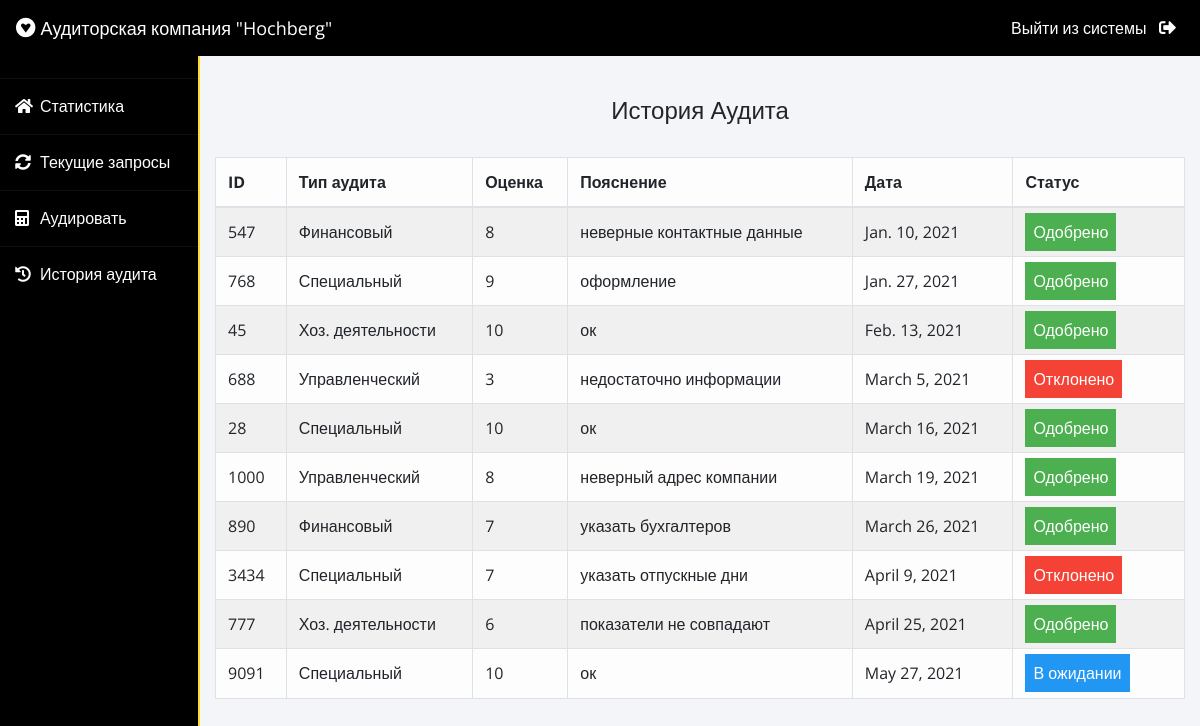
Screenshot of /auditor/audition-history (signed in) with the database file from the repository.
### auditor/models.py (models this page shows, shortened)
class DocsAudit(models.Model):
    auditor=models.ForeignKey(Auditor,on_delete=models.CASCADE)
    info=models.CharField(max_length=100,default="Nothing")
    id_doc=models.PositiveIntegerField()
    docsgroup=models.CharField(max_length=20)
    unit=models.PositiveIntegerField(default=0)
    status=models.CharField(max_length=20,default="Pending")
    date=models.DateField(auto_now=True)

### auditor/views.py (the view)
# urls.py: path('audition-history', views.audition_history_view,name='audition-history'),
def audition_history_view(request):
    auditor= models.Auditor.objects.get(user_id=request.user.id)
    auditions=models.DocsAudit.objects.all().filter(auditor=auditor)
    return render(request,'auditor/audition_history.html',{'auditions':auditions})

### templates/auditor/audition_history.html (shortened to what this page needs)
{% extends 'auditor/auditorbase.html' %}
{% block content %}
{% load widget_tweaks %}
{%load static%}
<head>
   </head>
<br><br>
<div class="container">
    <H4 class="text-center">История Аудита</H4><br>
    <table class="table table-light table-hover table-bordered table-striped">
        <thead>
            <tr>
                <th scope="col">ID</th>
                <th scope="col">Тип аудита</th>
                <th scope="col">Оценка</th>
                <th scope="col">Пояснение</th>
                <th scope="col">Дата</th>
                <th scope="col">Статус</th>
            </tr>
        </thead>
        <tbody>
            {% for t in auditions %}
            <tr>
                <td>{{t.id_doc}}</td>
                <td>{{t.docsgroup}}</td>
                <td>{{t.unit}}</td>
                <td> {{t.info}}</td>
                <td>{{t.date}}</td>
                {% if t.status == 'Approved' %}
                <td><span class="label success">Одобрено</span></td>
                {% elif t.status == 'Rejected' %}
                <td><span class="label danger">Отклонено</span></td>
                {% else %}
                <td><span style="color: white;margin-left: 0px;" class="label info">В ожидании</span></td>
                {% endif %}
            </tr>
            {% endfor %}
        </tbody>
    </table>
</div>
{% endblock content %}

### templates/auditor/auditorbase.html (shortened to what this page needs)
<!DOCTYPE html>
<html lang="en">
<head>
    <link rel="stylesheet" href="https://maxcdn.bootstrapcdn.com/bootstrap/4.0.0/css/bootstrap.min.css">
    <link rel="stylesheet" href="https://cdnjs.cloudflare.com/ajax/libs/font-awesome/5.14.0/css/all.css">
</head>
<body>
    <nav class="navbar navbar-expand-lg navbar-light fixed-top bg-danger">
        <a style="color:white;" class="navbar-brand" href="/"><i class="fab fa-gratipay"></i>&nbsp;<font face = "Comic sans MS" size ="4">Аудиторская компания "Hochberg"</font></a>
        <div class="navbar-collapse collapse w-100 order-3 dual-collapse2">
            <ul class="navbar-nav ml-auto">
                <li class="nav-item">
                    <a class="nav-link" style="color: white;" href="/logout">Выйти из системы &nbsp; <i class="fas fa-sign-out-alt"></i></a>
                </li>
            </ul>
        </div>
      </nav>
<br><br>
<div class="wrapper">
    <div class="sidebar">
        <ul>
            <li><a style="text-decoration:none;" href="/"><i class="fas fa-home"></i>Статистика</a></li>
            <li><a style="text-decoration:none;" href="/auditor/auditor-request"><i class="fas fa-sync-alt"></i>Текущие запросы</a></li>
            <li><a style="text-decoration:none;" href="/auditor/audit-docs"><i class="fas fa-calculator"></i>Аудировать</a></li>
            <li><a style="text-decoration:none;" href="/auditor/audition-history"><i class="fas fa-history"></i>История аудита</a></li>
        </ul>
    </div>
    <div class="main_content">
{% block content %}
{% endblock content %}
    </div>
</div>
</body>
</html>

### templates/auditor/auditorbase.html (style rules this page uses)
* { margin: 0; padding: 0; box-sizing: border-box; list-style: none; text-decoration: none; font-family: 'Open Sans', sans-serif; }
body { background-color: #f3f5f9; }
.bg-danger { background-color: #000000!important; }
.wrapper { display: flex; position: relative; }
.wrapper .sidebar { width: 200px; height: 100%; background: #000000; border-right: 2px solid rgb(255, 221, 45); padding: 30px 0px; position: fixed; }
.wrapper .sidebar ul li { padding: 15px; border-bottom: 1px solid #bdb8d7; border-bottom: 1px solid rgba(0,0,0,0.05); border-top: 1px solid rgba(255,255,255,0.05); }
.wrapper .sidebar ul li a { font-family: 'Open Sans', sans-serif; color: #ffffff; display: block; }
.wrapper .sidebar ul li a .fas { width: 25px; }
.wrapper .main_content { width: 100%; margin-left: 200px; }
.wrapper .main_content .info { margin: 20px; color: #717171; line-height: 25px; }
.fa-sign-out-alt { color: white; font-size: 2ex; }

### templates/auditor/audition_history.html (style rules this page uses)
.label { color: white; padding: 8px; }
.success { background-color: #4CAF50; }
.info { background-color: #2196F3; }
.danger { background-color: #f44336; }

### rows the page displays
DocsAudit: id_doc "547", docsgroup "Финансовый", unit "8", info "неверные контактные данные", date "Jan. 10, 2021", status "Одобрено"
DocsAudit: id_doc "768", docsgroup "Специальный", unit "9", info "оформление", date "Jan. 27, 2021", status "Одобрено"
DocsAudit: id_doc "45", docsgroup "Хоз. деятельности", unit "10", info "ок", date "Feb. 13, 2021", status "Одобрено"
DocsAudit: id_doc "688", docsgroup "Управленческий", unit "3", info "недостаточно информации", date "March 5, 2021", status "Отклонено"
DocsAudit: id_doc "28", docsgroup "Специальный", unit "10", info "ок", date "March 16, 2021", status "Одобрено"
DocsAudit: id_doc "1000", docsgroup "Управленческий", unit "8", info "неверный адрес компании", date "March 19, 2021", status "Одобрено"
DocsAudit: id_doc "890", docsgroup "Финансовый", unit "7", info "указать бухгалтеров", date "March 26, 2021", status "Одобрено"
DocsAudit: id_doc "3434", docsgroup "Специальный", unit "7", info "указать отпускные дни", date "April 9, 2021", status "Отклонено"
DocsAudit: id_doc "777", docsgroup "Хоз. деятельности", unit "6", info "показатели не совпадают", date "April 25, 2021", status "Одобрено"
DocsAudit: id_doc "9091", docsgroup "Специальный", unit "10", info "ок", date "May 27, 2021", status "В ожидании"
